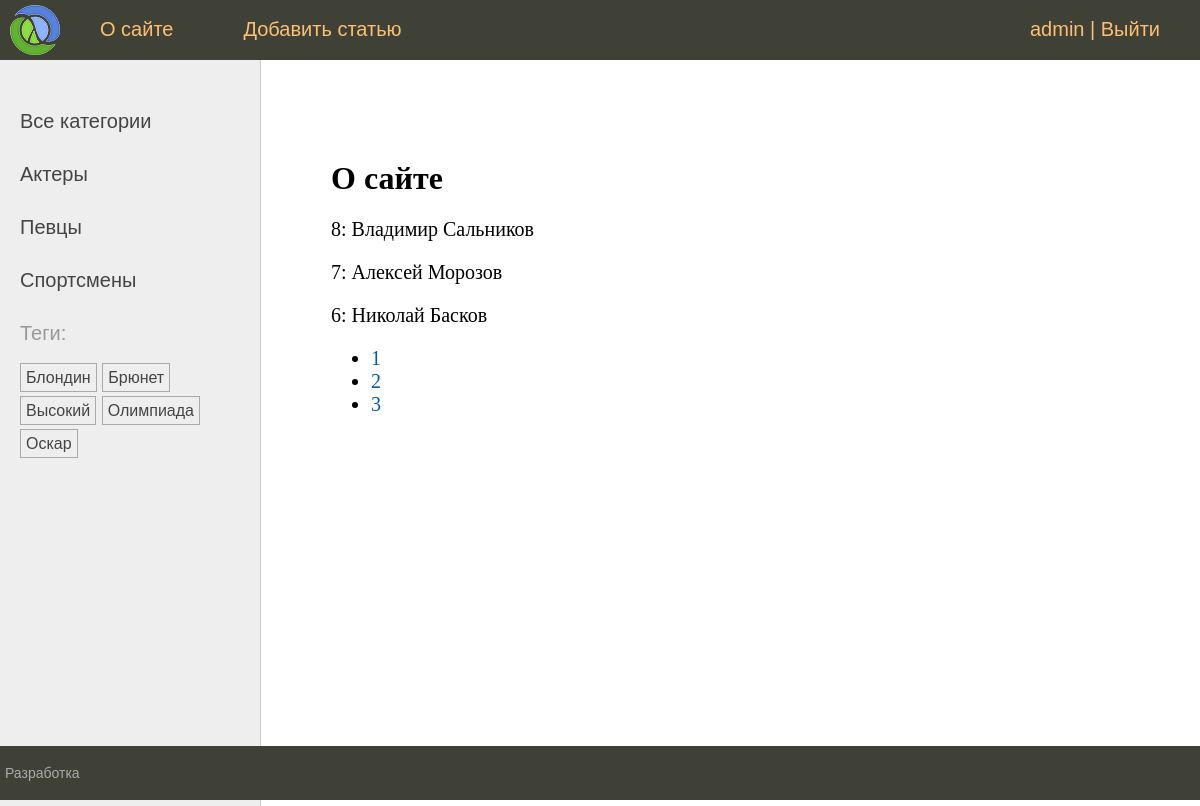
The app's page /about/ (signed in) with its own data.
### users/models.py (models this page shows)
class User(AbstractUser):
    photo = models.ImageField(upload_to='users/%Y/%m/%d/', blank=True, null=True, verbose_name="Фотография")
    date_birth = models.DateTimeField(blank=True, null=True, verbose_name="Дата рождения")

### men/models.py (models this page shows, shortened)
class Category(models.Model):
    name = models.CharField(max_length=100, db_index=True, verbose_name="Категория")
    slug = models.SlugField(max_length=255, unique=True, db_index=True)
    class Meta:
        verbose_name = "Категория"
        verbose_name_plural = "Категории"
    def get_absolute_url(self):
        return reverse('category', kwargs={'cat_slug': self.slug})

class TagPost(models.Model):
    tag = models.CharField(max_length=100, db_index=True)
    slug = models.SlugField(max_length=255, unique=True, db_index=True)
    def get_absolute_url(self):
        return reverse('tag', kwargs={'tag_slug': self.slug})

class Men(models.Model):
    class Status(models.IntegerChoices):
        DRAFT = 0, 'Черновик'
        PUBLISHED = 1, 'Опубликовано'
    title = models.CharField(max_length=255, verbose_name="Заголовок")
    slug = models.SlugField(max_length=255, unique=True, db_index=True, verbose_name="URL", validators=[
                            MinLengthValidator(5, message="Минимум 5 символов"),
                            MaxLengthValidator(100, message="Максимум 100 символов")
                            ])
    photo = models.ImageField(upload_to="photos/%Y/%m/%d/", default=None,
                              blank=True, null=True, verbose_name="Фото")
    content = models.TextField(blank=True, verbose_name="Текст статьи")
    time_create = models.DateTimeField(auto_now_add=True, verbose_name="Время создания")
    time_update = models.DateTimeField(auto_now=True, verbose_name="Время изменения")
    is_published = models.BooleanField(choices=tuple(map(lambda x: (bool(x[0]), x[1]), Status.choices)),
                                       default=Status.DRAFT, verbose_name="Статус")
    cat = models.ForeignKey('Category', on_delete=models.PROTECT, related_name='posts', verbose_name="Категории")
    tags = models.ManyToManyField('TagPost', blank=True, related_name='tags', verbose_name="Теги")
    wife = models.OneToOneField('Wife', on_delete=models.SET_NULL, null=True, blank=True, related_name='man', verbose_name="Жена")
    author = models.ForeignKey(get_user_model(), on_delete=models.SET_NULL, related_name='posts', null=True, default=None)
    objects = models.Manager()
    published = PublishedManager()
    class Meta:
        verbose_name = "Известные мужчины"
        verbose_name_plural = "Известные мужчины"
        ordering = ['-time_create']
        indexes = [
            models.Index(fields=['-time_create'])
        ]

### men/views.py (the view)
# urls.py: path('about/', views.about, name='about'),
@login_required
def about(request):
    contact_list = Men.published.all()
    paginator = Paginator(contact_list, 3)
    page_number = request.GET.get('page')
    page_obj = paginator.get_page(page_number)
    return render(request, 'men/about.html',
                  {'title': 'О сайте', 'page_obj': page_obj})

### men/models.py (called while the page is built)
    def get_queryset(self):
        return super().get_queryset().filter(is_published=Men.Status.PUBLISHED)

### men/templatetags/men_tags.py (called while the page is built)
@register.inclusion_tag('men/list_categories.html')
def show_categories(cat_selected=0):
    cats = Category.objects.annotate(total=Count("posts")).filter(total__gt=0)
    return {'cats': cats, 'cat_selected': cat_selected}

@register.inclusion_tag('men/list_tags.html')
def show_all_tags():
    return {'tags': TagPost.objects.annotate(total=Count("tags")).filter(total__gt=0)}

### users/context_processors.py (called while the page is built)
def get_men_context(request):
    return {'mainmenu': menu}

### men/templates/men/about.html
{% extends 'base.html' %}
{% block content %}
<h1>{{ title }}</h1>
{% for item in page_obj %}
<p>{{ item.pk }}: {{ item.title }}</p>
{% endfor %}
<nav>
    <ul>
        {% for p in page_obj.paginator.page_range %}
        <li>
            <a href="?page={{ p }}">{{ p }}</a>
        </li>
        {% endfor %}
    </ul>
</nav>
{% endblock %}

### templates/base.html (shortened to what this page needs)
{% load static %}
{% load men_tags %}
<!DOCTYPE html>
<html>
<head>
	<link type="text/css" href="{% static 'men/css/styles.css' %}" rel="stylesheet" />
</head>
<body>
<table class="table-page" border=0 cellpadding="0" cellspacing="0">
<tr><td valign=top>
{% block mainmenu %}
		<div class="header">
			<ul id="mainmenu" class="mainmenu">
			<li class="logo"><a href="{% url 'home' %}"><div class="logo"></div></a></li>
{% for m in mainmenu %}
	<li><a href="{% url m.url_name %}">{{m.title}}</a></li>
{% endfor %}
{% if user.is_authenticated %}
	<form id="logoutForm" method="post" action="{% url 'users:logout' %}">
		<li class="last"><a href="{% url 'users:profile' %}">{{ user.username }}</a> | <a href="#" onclick="document.getElementById('logoutForm').submit(); return false;">Выйти</a></li>
	</form>
{% else %}
	<li class="last"><a href="{% url 'users:login' %}">Войти</a> | <a href="{% url 'users:register' %}">Регистрация</a></li>
{% endif %}
			</ul>
		</div>
{% endblock mainmenu %}
<table class="table-content" border=0 cellpadding="0" cellspacing="0">
<tr>
	<td valign="top" class="left-chapters">
	<ul id="leftchapters">
		{% if cat_selected == 0 %}
		<li class="selected">Все категории</li>
		{% else %}
		<li><a href="{% url 'home' %}">Все категории</a></li>
		{% endif %}
		{% show_categories cat_selected %}
		<li>{% show_all_tags %}</li>
	</ul>
</td>
<td valign="top" class="content">
	<div class="content-text">
{% block content %}
{% endblock %}
	</div>
</td></tr></table>
</td></tr>
<tr><td valign=top>
	<div id="footer">
		<p>Разработка</p>
	</div>
</td></tr></table>
</body>
</html>

### men/templates/men/list_categories.html
{% for cat in cats %}
{% if cat.id == cat_selected %}
<li class="selected">{{cat.name}}</li>
{% else %}
<li><a href="{{ cat.get_absolute_url }}">{{cat.name}}</a></li>
{% endif %}
{% endfor %}

### men/templates/men/list_tags.html
{% if tags %}
<p>Теги:</p>
<ul class="tags-list">
    {% for t in tags %}
    <li><a href="{{t.get_absolute_url}}">{{t.tag}}</a></li>
    {% endfor %}
</ul>
{% endif %}

### men/static/men/css/styles.css (style rules this page uses)
html, body { font-family: 'Arial'; margin: 0; padding: 0; height: 100%; width: 100%; color: #444; }
a { color: #0059b2; text-decoration: none; }
.table-page { width: 100%; height: 100%; vertical-align: top; }
.table-page tr { height: 100%; }
.header { background: #3F4137; height: 60px; }
.logo { background: url('../images/logo.png') no-repeat 10px 5px; width: 70px; height: 60px; }
ul.mainmenu { list-style: none; margin: 0; padding: 0; height: 60px; color: #fdc073; font-size: 20px; overflow: hidden; }
ul.mainmenu li { float: left; margin: 18px 40px 0 30px; }
ul.mainmenu li.logo { margin: 0; }
ul.mainmenu li.last { float: right; }
ul.mainmenu li a { color: #fdc073; text-decoration: none; }
.table-content { width: 100%; min-height: 100%; height: 100%; }
.left-chapters { margin: 0; background: #eee; border-right: 1px solid #ccc; }
.left-chapters ul { width: 230px; margin: 0; padding: 20px 10px 10px 20px; list-style: none; font-size: 20px; }
.left-chapters ul li { margin: 30px 0 0 0; color: #999; }
.left-chapters ul li a { color: #444; text-decoration: none; }
ul.tags-list { width: 100%; margin: 0; padding: 0; list-style: none; }
ul.tags-list li { margin: 0; padding: 0 0 10px; display: inline-block; }
ul.tags-list li a { padding: 5px; font-size: 16px; border: 1px solid #aaa; }
.content { padding: 40px 20px 20px 40px; width: 100%; box-sizing: border-box; }
.content-text { margin: 60px 0 0 30px; color: #000; font-size: 20px; font-family: Yandex Sans Display Light; }
.content-text h1 { font-size: 32px; }
#footer { box-sizing: border-box; background: #3F4137; padding: 5px; color: #aaa; font-size: 14px; font-family: Verdana, Geneva, Arial, Helvetica; text-align: left; overflow: hidden; }

### records on screen
User: username "admin"
Category: name "Актеры"
Category: name "Певцы"
Category: name "Спортсмены"
TagPost: tag "Блондин"
TagPost: tag "Брюнет"
TagPost: tag "Высокий"
TagPost: tag "Олимпиада"
TagPost: tag "Оскар"
Men: pk "8", title "Владимир Сальников"
Men: pk "7", title "Алексей Морозов"
Men: pk "6", title "Николай Басков"

### other values on screen
{{ m.title }} "О сайте" "Добавить статью"
{{ title }} "О сайте"
{{ p }} "1" "2" "3"
